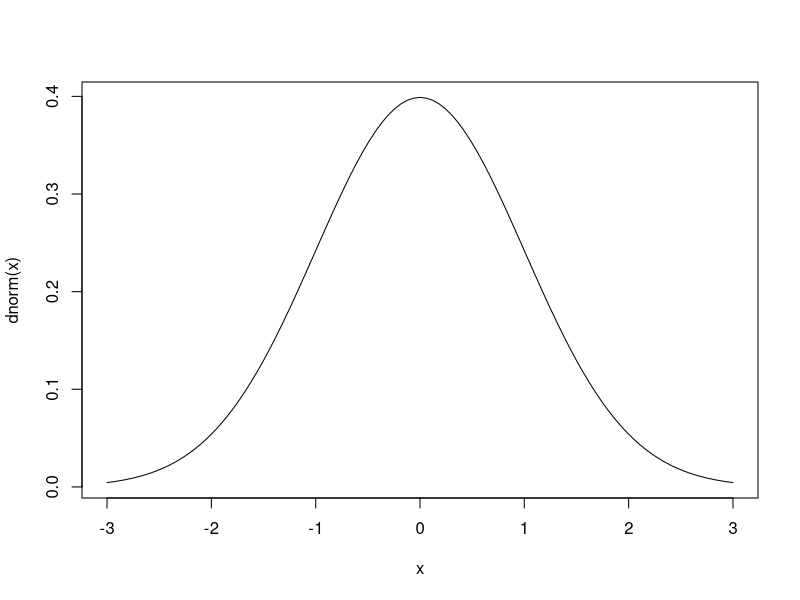
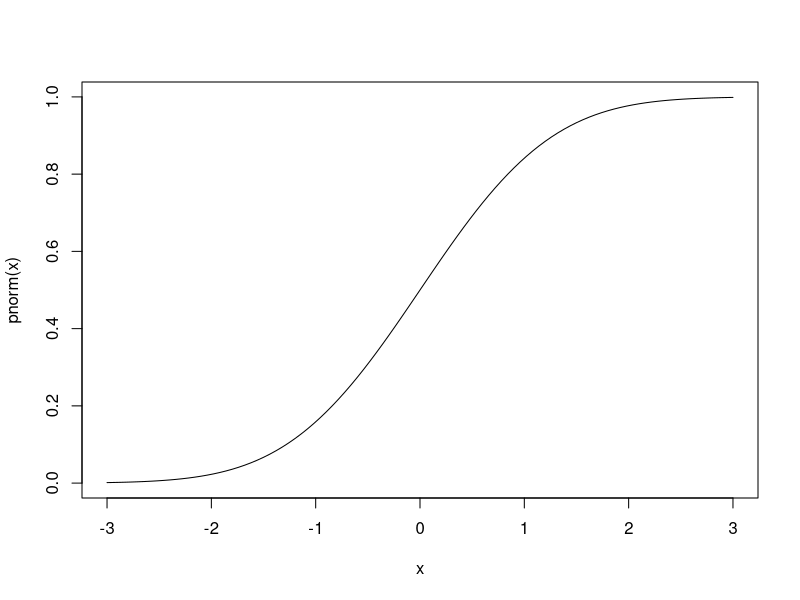
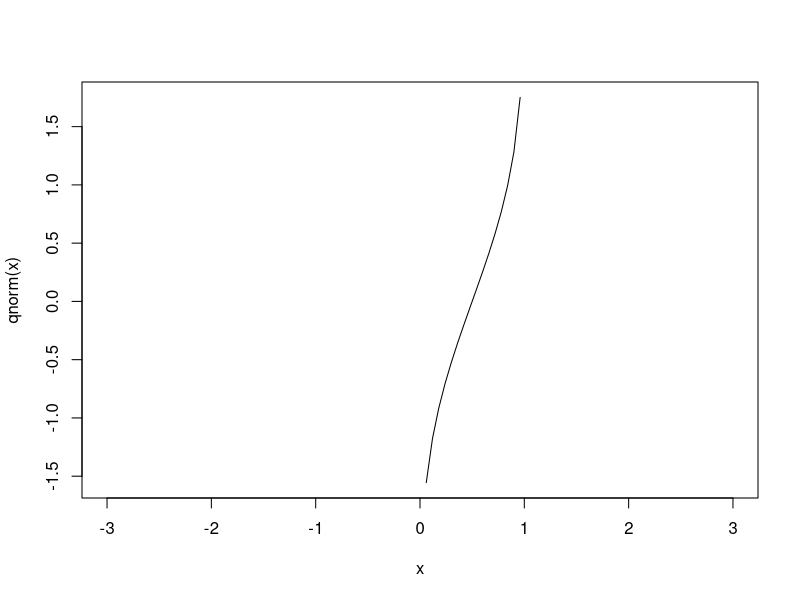
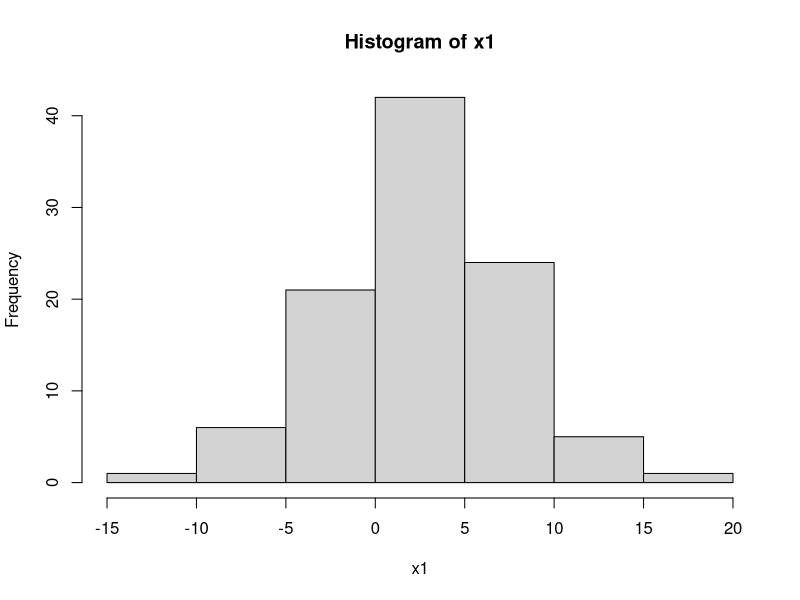
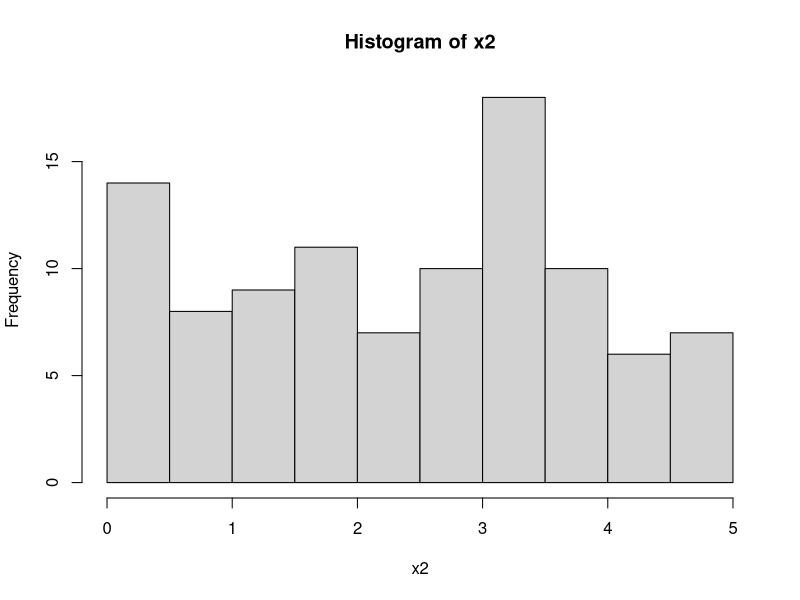

Here is the R script that generated these plots, in order:
library ( e1071     )
library ( tidyverse )
library ( reshape   )
library ( stringr   )
library ( party     )

# pag 88

z_scores <- seq ( -3 , 3 , by = .1 )
z_scores

p_values <- pnorm ( z_scores )
p_values

z_scores <- qnorm ( p_values )
z_scores

# qnorm inverse for pnorm

# probability density function = f ( x|μ , σ ) = 1 / ( σ * sqrt ( 2 * π ) ) * e ^ ( - ( x - μ )^2 / 2 * σ^2 )
# z-score == z-value == y <- dnorm ( x )
# more options : dnorm ( 0, mean = 3 , sd = 5 )

curve ( dnorm , -3 , 3 )
curve ( pnorm , -3 , 3 )
curve ( qnorm , -3 , 3 )

set.seed ( 50 )
x1 <- rnorm ( 100 , mean = 3 , sd = 5 )
hist ( x1 )

# uniform distribution

set.seed ( 50 )
x2 <- runif ( 100 , 0 , 5 )
hist ( x2 )

shapiro.test ( x1 )

# From the output ,
# the p-value > 0.05 implying that the distribution of the data are not significantly different from normal distribution .
# In other words , we can assume the normality.

shapiro.test ( x2 )

# From the output ,
# the p-value > 0.05 implying that the distribution of the data are not significantly different from normal distribution .
# In other words , we can assume the normality.

# in SHORT:

# dnorm , a probability density function, which returns the height = y

# pnorm , can generate the area under a given value .
# also used to calculate the p-value from a normal distribution .

# qnorm returns the z-score of a given probability .

# Without any other arguments specified ,
# it is assumed that the normal distribution use a mean of zero and a standard deviation of one .

# rnrom function to generate random samples from a     normal distribution .
# runif function to generate random samples from a not normal distribution .

# Shapiro-Wilks test : p-value > 0.05 = normal distribution .
